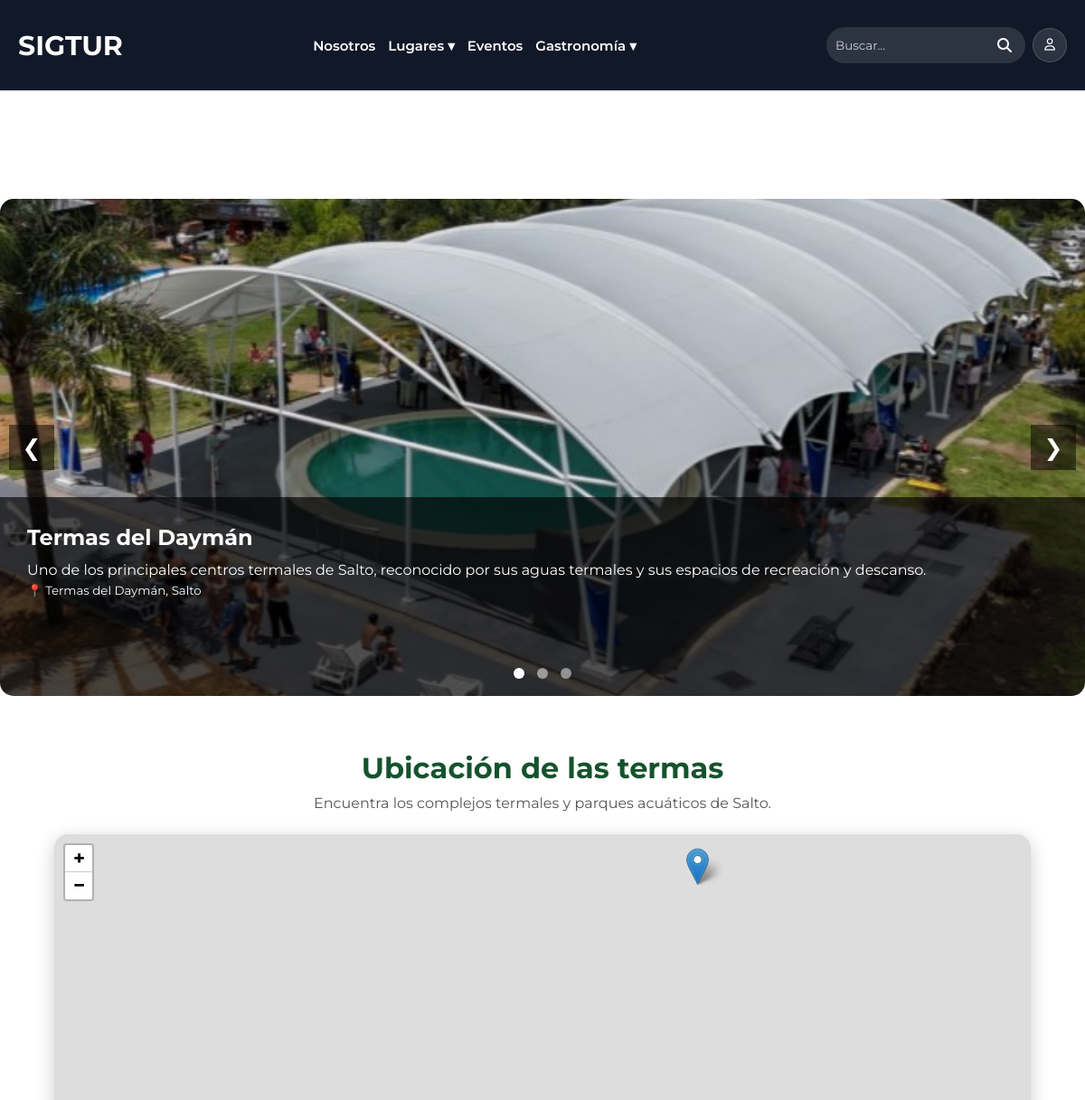
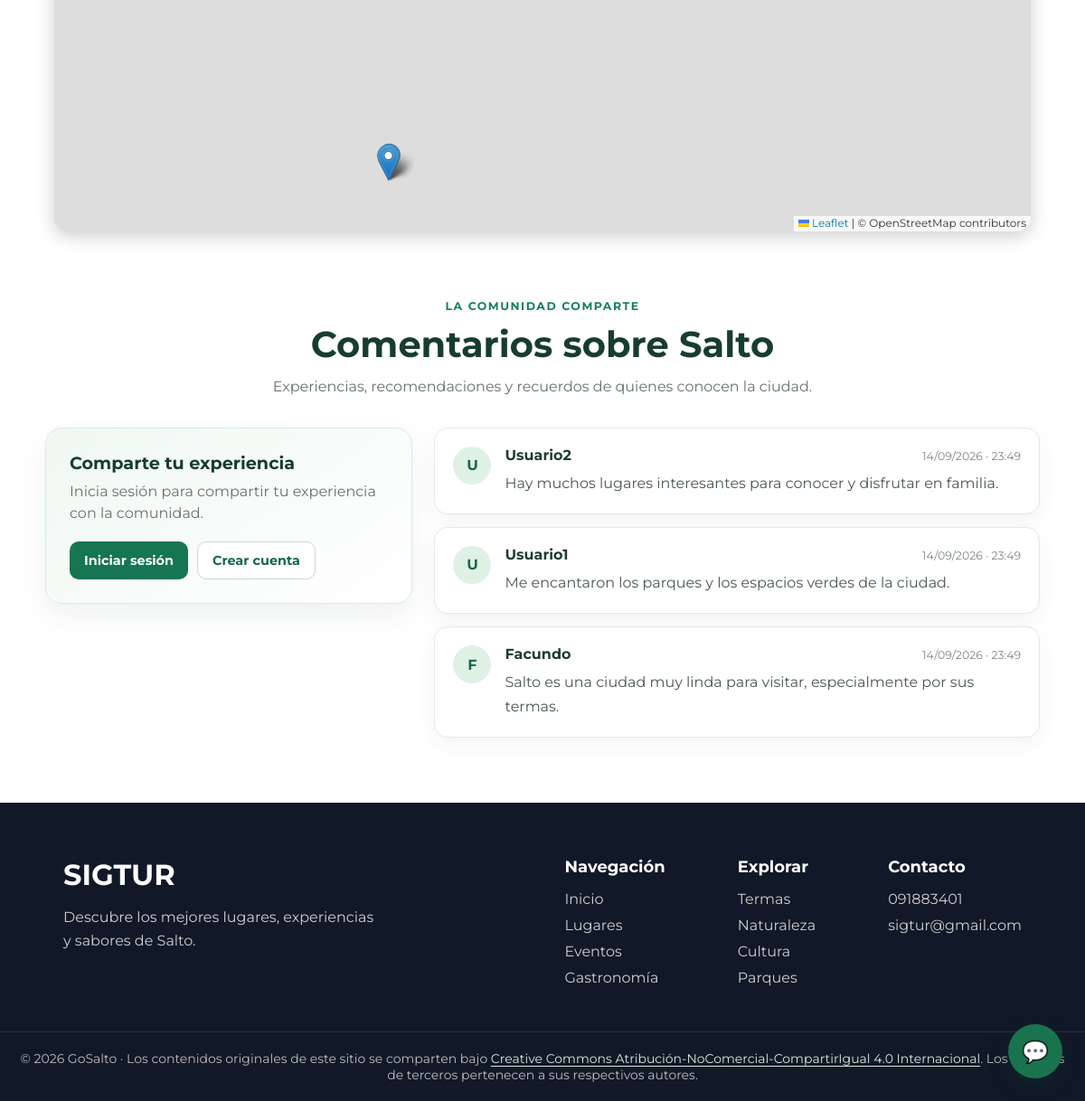
The page /pages/lugares/termas.php on the database its author committed (2 pictures, top to bottom).
### tables this page shows
CREATE TABLE `lugar` (
  `ID_LUGAR` int(11) NOT NULL,
  `NOMBRE` varchar(150) NOT NULL,
  `DESCRIPCION` text DEFAULT NULL,
  `DIRECCION` varchar(200) NOT NULL,
  `IMAGEN` varchar(255) DEFAULT NULL,
  `LATITUD` decimal(10,7) DEFAULT NULL,
  `LONGITUD` decimal(10,7) DEFAULT NULL
);

CREATE TABLE `comentario` (
  `ID_COMENTARIO` int(11) NOT NULL,
  `ID_USUARIO` int(11) NOT NULL,
  `COMENTARIO` text NOT NULL,
  `FECHA` datetime DEFAULT current_timestamp()
);

CREATE TABLE `usuario` (
  `ID_USUARIO` int(11) NOT NULL,
  `ID_ROL` int(11) NOT NULL,
  `NOMBRE` varchar(100) NOT NULL,
  `CONTRASENA` varchar(255) NOT NULL,
  `CORREO` varchar(150) NOT NULL
);

### config/config.php (called while the page is built, shortened)
<?php
function url(string $ruta): string
{
    return BASE_URL . $ruta;
}

### pages/lugares/termas.php (the view, shortened to what this page needs)
<?php
require_once("../../conexion.php");
$sql = "SELECT
            LUGAR.ID_LUGAR,
            LUGAR.NOMBRE,
            LUGAR.DESCRIPCION,
            LUGAR.DIRECCION,
            LUGAR.IMAGEN
        FROM LUGAR
        INNER JOIN LUGAR_CATEGORIA
            ON LUGAR.ID_LUGAR = LUGAR_CATEGORIA.ID_LUGAR
        WHERE LUGAR_CATEGORIA.ID_CATEGORIA = 5";
$lugares = $conexion->query($sql);
?>
<!DOCTYPE html>
<html lang="es">
<head>
    <link rel="stylesheet" href="../../assets/css/var.css">
    <link rel="stylesheet" href="../../assets/css/styles.css">
    <link rel="stylesheet" href="../../assets/css/componentes.css">
    <link rel="stylesheet" href="../../assets/css/style-secciones.css">
    <link rel="stylesheet" href="../../assets/css/slider.css">
    <link rel="stylesheet" href="../../assets/css/comments.css?v=3">
    <link rel="stylesheet" href="https://cdnjs.cloudflare.com/ajax/libs/font-awesome/6.7.2/css/all.min.css">
    <?php include("../../includes/mapa-head.php"); ?>
</head>
<body>
<main class="main-content pagina-interna">
<?php include("../../includes/navbar.php"); ?>
<section class="slider-container">
    <button class="slider-btn prev">❮</button>
    <?php
    $primer_slide = true;
    while ($lugar = $lugares->fetch_assoc()) {
    ?>
        <div class="slide <?= $primer_slide ? 'active' : '' ?>">
            <img
                src="../../<?= htmlspecialchars($lugar["IMAGEN"]) ?>"
                alt="<?= htmlspecialchars($lugar["NOMBRE"]) ?>"
            >
            <div class="slide-info">
                <h2>
                    <?= htmlspecialchars($lugar["NOMBRE"]) ?>
                </h2>
                <p>
                    <?= htmlspecialchars($lugar["DESCRIPCION"]) ?>
                </p>
                <?php if (!empty($lugar["DIRECCION"])) { ?>
                    <small>
                        📍 <?= htmlspecialchars($lugar["DIRECCION"]) ?>
                    </small>
                <?php } ?>
            </div>
        </div>
    <?php
        $primer_slide = false;
    }
    ?>
    <button class="slider-btn next">❯</button>
    <div class="slider-dots">
        <span class="dot active"></span>
        <span class="dot"></span>
        <span class="dot"></span>
    </div>
</section>
<?php include("../../includes/mapa-categoria.php"); ?>
<?php include("../../includes/comments.php"); ?>
</main>
<?php include("../../includes/footer.php"); ?>
<?php include("../../includes/chat-widget.php"); ?>
</body>
</html>

### includes/comments.php (shortened to what this page needs)
<?php
require_once(__DIR__ . "/../conexion.php");
require_once(__DIR__ . "/../config/config.php");
try {
    $resultadoComentarios = $conexion->query(
        "SELECT COMENTARIO.COMENTARIO, USUARIO.NOMBRE, COMENTARIO.FECHA
         FROM COMENTARIO
         INNER JOIN USUARIO ON COMENTARIO.ID_USUARIO = USUARIO.ID_USUARIO
         ORDER BY COMENTARIO.ID_COMENTARIO DESC"
    );
} catch (mysqli_sql_exception $error) {
    error_log("No se pudieron cargar los comentarios: " . $error->getMessage());
    $resultadoComentarios = false;
}
?>
<section class="comentarios" id="comentarios">
    <header class="comentarios-header">
        <span class="comentarios-etiqueta">La comunidad comparte</span>
        <h2>Comentarios sobre Salto</h2>
        <p>Experiencias, recomendaciones y recuerdos de quienes conocen la ciudad.</p>
    </header>
    <div class="comentarios-contenido">
        <div class="comentario-formulario">
            <h3>Comparte tu experiencia</h3>
            <?php if (isset($_SESSION['id_usuario'])) { ?>
                <p class="comentario-sesion">
                    Publicando como <strong><?= htmlspecialchars($_SESSION['nombre'] ?? 'Usuario', ENT_QUOTES, 'UTF-8') ?></strong>
                </p>
                <form action="<?= htmlspecialchars(url('pages/guardar_comentario.php'), ENT_QUOTES, 'UTF-8') ?>" method="POST">
                    <input type="hidden" name="csrf_token" value="<?= htmlspecialchars($_SESSION['csrf_comentario'], ENT_QUOTES, 'UTF-8') ?>">
                    <input type="hidden" name="return_to" value="<?= htmlspecialchars($_SERVER['REQUEST_URI'] ?? '/', ENT_QUOTES, 'UTF-8') ?>">
                    <label for="texto-comentario">Tu comentario</label>
                    <textarea
                        id="texto-comentario"
                        name="comentario"
                        maxlength="2000"
                        rows="5"
                        placeholder="¿Qué te gustó de Salto? Comparte tu recomendación..."
                        required
                    ></textarea>
                    <div class="comentario-formulario-pie">
                        <small>Hasta 2000 caracteres</small>
                        <button type="submit">Publicar comentario</button>
                    </div>
                </form>
            <?php } else { ?>
                <p>Inicia sesión para compartir tu experiencia con la comunidad.</p>
                <div class="comentario-acceso">
                    <a href="<?= htmlspecialchars(url('pages/login.php'), ENT_QUOTES, 'UTF-8') ?>">Iniciar sesión</a>
                    <a href="<?= htmlspecialchars(url('pages/register.php'), ENT_QUOTES, 'UTF-8') ?>">Crear cuenta</a>
                </div>
            <?php } ?>
        </div>
        <div class="comentarios-lista">
            <?php if ($resultadoComentarios === false) { ?>
                <p class="comentarios-vacio">No se pudieron cargar los comentarios en este momento. Inténtalo de nuevo más tarde.</p>
            <?php } elseif ($resultadoComentarios->num_rows === 0) { ?>
                <p class="comentarios-vacio">Todavía no hay comentarios. ¡Sé la primera persona en compartir su experiencia!</p>
            <?php } else { ?>
                <?php while ($comentario = $resultadoComentarios->fetch_assoc()) { ?>
                    <article class="comentario">
                        <div class="comentario-avatar" aria-hidden="true">
                            <?= htmlspecialchars(mb_strtoupper(mb_substr($comentario['NOMBRE'], 0, 1, 'UTF-8'), 'UTF-8'), ENT_QUOTES, 'UTF-8') ?>
                        </div>
                        <div class="comentario-detalle">
                            <div class="comentario-meta">
                                <h3><?= htmlspecialchars($comentario['NOMBRE'], ENT_QUOTES, 'UTF-8') ?></h3>
                                <time datetime="<?= htmlspecialchars($comentario['FECHA'], ENT_QUOTES, 'UTF-8') ?>">
                                    <?= htmlspecialchars(date('d/m/Y · H:i', strtotime($comentario['FECHA'])), ENT_QUOTES, 'UTF-8') ?>
                                </time>
                            </div>
                            <p><?= nl2br(htmlspecialchars($comentario['COMENTARIO'], ENT_QUOTES, 'UTF-8')) ?></p>
                        </div>
                    </article>
                <?php } ?>
            <?php } ?>
        </div>
    </div>
</section>

### assets/css/var.css (style rules this page uses)
:root { --fuente: 'Montserrat', sans-serif; --color-principal: rgb(255, 255, 255); --color-secundario : #f5f5f5; --color-principal-texto: rgb(0, 0, 0); --color-secundario-texto : #555; --color-redes: #333; --tamaño-principal-h1: 30px; --tamaño-principal-fuente: 15px; }

### assets/css/styles.css (style rules this page uses)
* { margin: 0; padding: 0; box-sizing: border-box; font-family: var(--fuente); }
html, body { width: 100%; min-height: 100%; scroll-behavior: smooth; }
body { display: flex; flex-direction: column; min-height: 100vh; }
main { flex: 1; }
.pagina-interna { padding-top:100px; flex:1; }

### assets/css/componentes.css (style rules this page uses)
.slider-container { position: relative; max-width: 1200px; height: 550px; margin: 120px auto 40px auto; overflow: hidden; border-radius: 15px; }
.slide { display: none; width: 100%; height: 100%; position: relative; }
.slide.active { display: block; }
.slide img { width: 100%; height: 100%; object-fit: cover; }
.slide-info { position: absolute; bottom: 0; left: 0; width: 100%; height: 40%; background: rgba(0,0,0,0.65); color: white; padding: 30px; box-sizing: border-box; }
.slide-info h2 { margin-bottom: 10px; }
.slide-info p { line-height: 1.5; }
.slider-btn { position: absolute; top: 50%; transform: translateY(-50%); background: rgba(0,0,0,0.5); color: white; border: none; width: 50px; height: 50px; cursor: pointer; font-size: 25px; z-index: 100; }
.prev { left: 10px; }
.next { right: 10px; }
.slider-dots { position: absolute; bottom: 15px; width: 100%; text-align: center; z-index: 100; }
.dot { width: 12px; height: 12px; background: rgba(255,255,255,0.5); border-radius: 50%; display: inline-block; margin: 0 5px; cursor: pointer; }
.dot.active { background: white; }

### assets/css/slider.css (style rules this page uses)
.slider-container { position: relative; max-width: 1200px; height: 550px; margin: 120px auto 40px auto; overflow: hidden; border-radius: 15px; }
.slide { display: none; width: 100%; height: 100%; position: relative; }
.slide.active { display: block; }
.slide img { width: 100%; height: 100%; object-fit: cover; }
.slide-info { position: absolute; bottom: 0; left: 0; width: 100%; height: 40%; background: rgba(0,0,0,0.65); color: white; padding: 30px; box-sizing: border-box; }
.slide-info h2 { margin-bottom: 10px; }
.slide-info p { line-height: 1.5; }
.slider-btn { position: absolute; top: 50%; transform: translateY(-50%); background: rgba(0,0,0,0.5); color: white; border: none; width: 50px; height: 50px; cursor: pointer; font-size: 25px; z-index: 100; }
.prev { left: 10px; }
.next { right: 10px; }
.slider-dots { position: absolute; bottom: 15px; width: 100%; text-align: center; z-index: 100; }
.dot { width: 12px; height: 12px; background: rgba(255,255,255,0.5); border-radius: 50%; display: inline-block; margin: 0 5px; cursor: pointer; }
.dot.active { background: white; }

### rows shown on the page
lugar: IMAGEN (picture), NOMBRE "Termas del Daymán", DESCRIPCION "Uno de los principales centros termales de Salto, reconocido por sus aguas termales y sus espacios de recreación y descanso.", DIRECCION "Termas del Daymán, Salto"
comentario: ID_USUARIO.NOMBRE "U", ID_USUARIO.NOMBRE "Usuario2", FECHA "14/09/2026 · 23:49", COMENTARIO "Hay muchos lugares interesantes para conocer y disfrutar en familia."
comentario: ID_USUARIO.NOMBRE "U", ID_USUARIO.NOMBRE "Usuario1", FECHA "14/09/2026 · 23:49", COMENTARIO "Me encantaron los parques y los espacios verdes de la ciudad."
comentario: ID_USUARIO.NOMBRE "F", ID_USUARIO.NOMBRE "Facundo", FECHA "14/09/2026 · 23:49", COMENTARIO "Salto es una ciudad muy linda para visitar, especialmente por sus termas."

### other values the page prints
$tituloMapaSeguro "Ubicación de las termas"
$descripcionMapaSegura "Encuentra los complejos termales y parques acuáticos de Salto."
